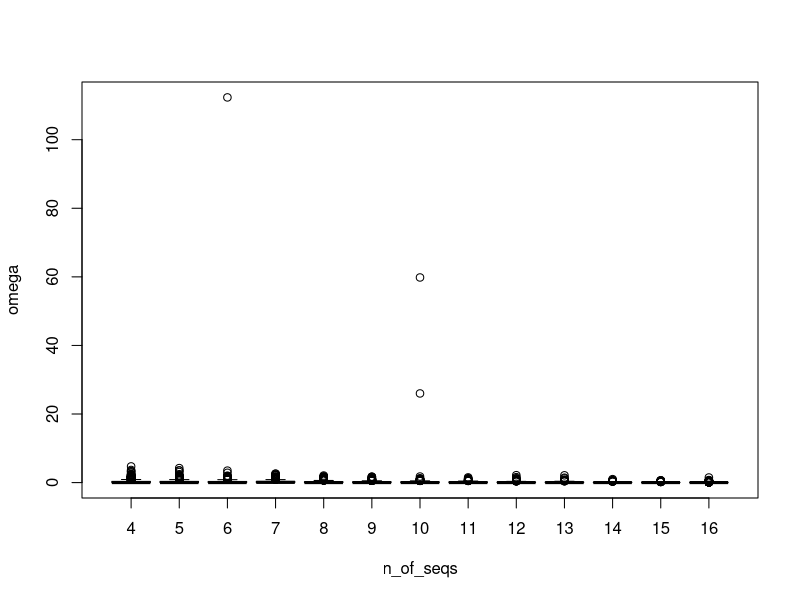
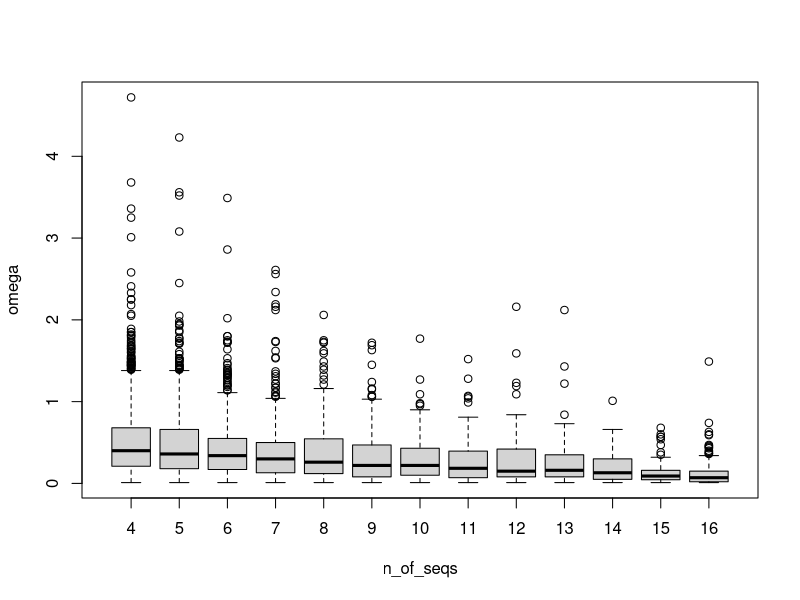
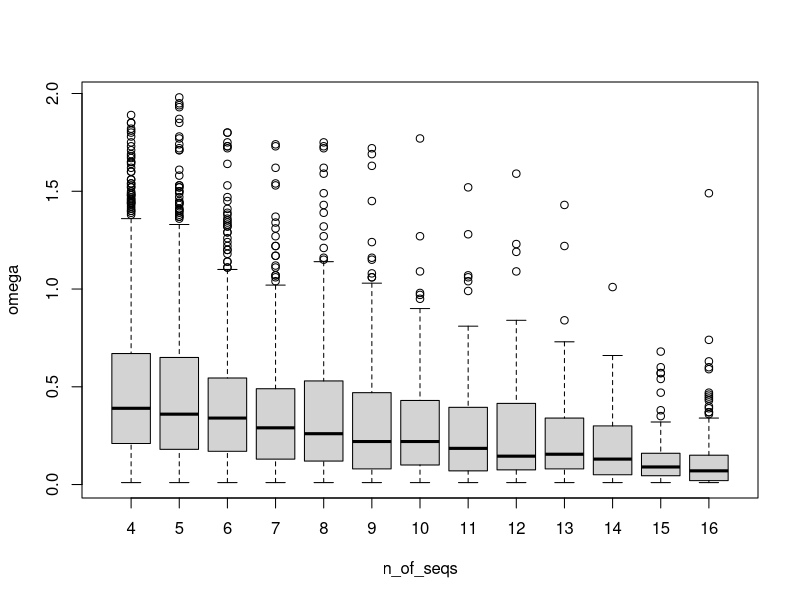
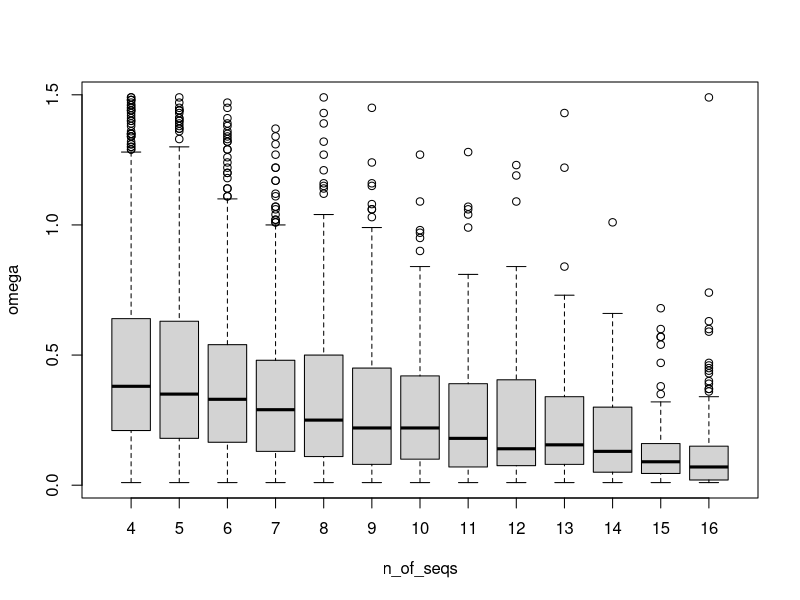
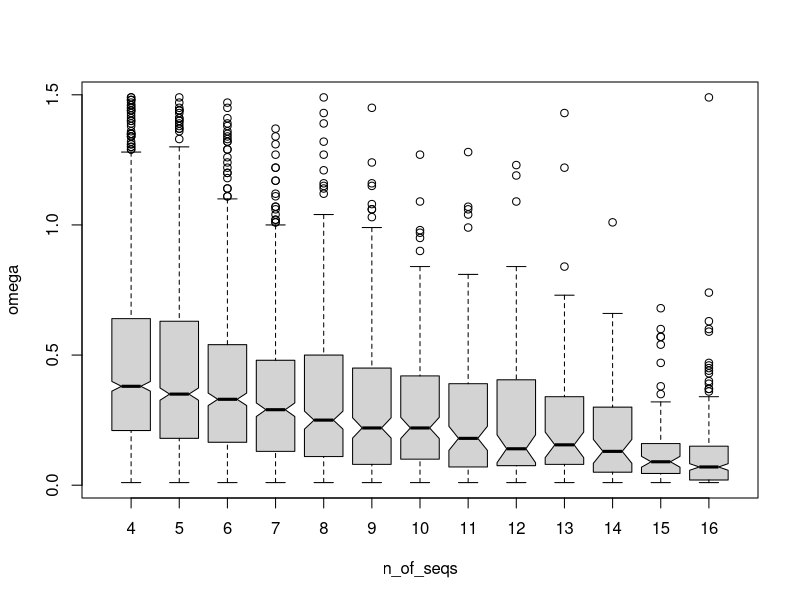
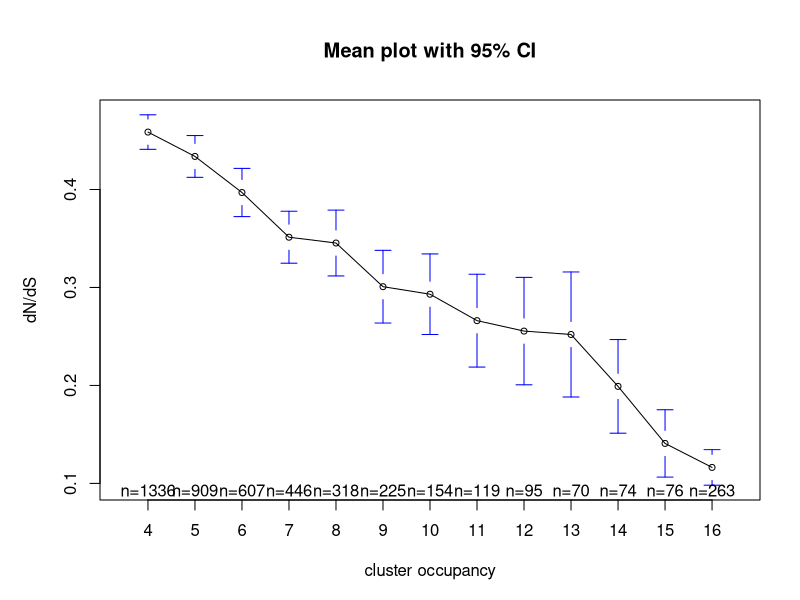
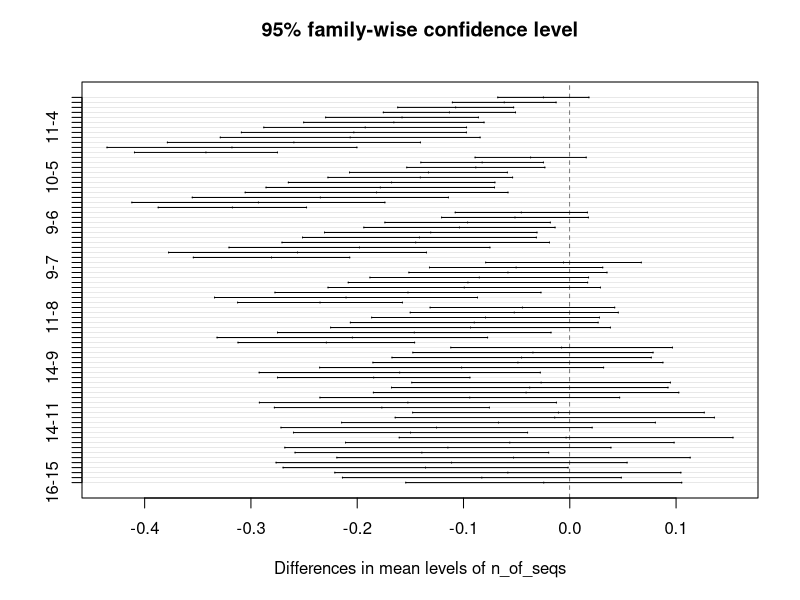
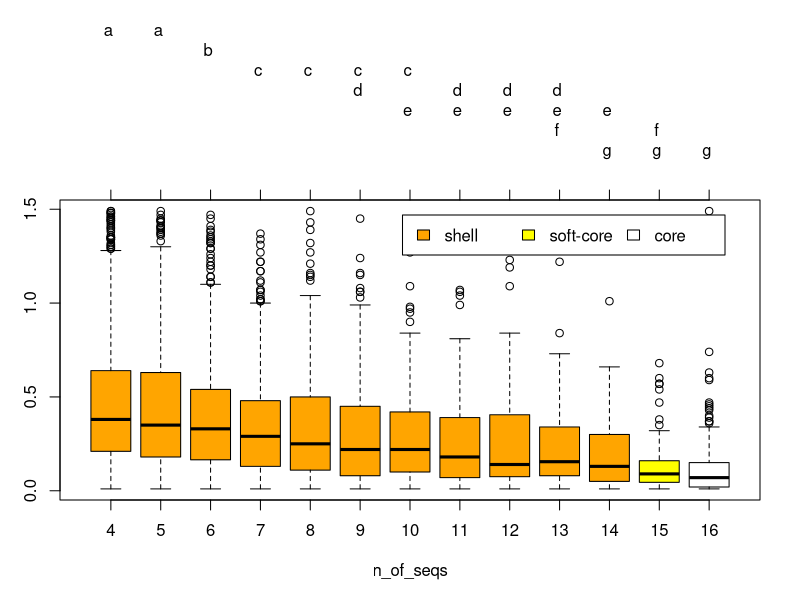

Here is the R script that generated these plots, in order: (Note: this script raises an error after producing the figures.)
# Script to analyze ka/ks and occupancy of pan-genome sequences
# Tested with codon-aligned barley transcripts and A. thaliana CDS sequences
# P Vinuesa, Carlos P Cantalapiedra, B Contreras Moreira 2016

#setwd("/path/to/file")
library(dplyr)
library(multcomp)
library(gplots)


dfr <- read.table(file="kaks4R.tab", header=T, sep="\t", stringsAsFactors = FALSE)
str(dfr)
dfr$n_of_seqs <- as.factor(dfr$n_of_seqs)
str(dfr)

#------------#
# >>> EDA <<<#
#------------#
# 1, lets get some summary stats for the data; look for outliers
dfr %>% group_by(n_of_seqs) %>% summarise(min(omega), max(omega), mean(omega), 
                                          median(omega), sd(omega))

# very obvious in the table, and in the graph
# Ooops, some dN/dS > 50 or even > 100, i.e. 1 and 2 orders of magnitude larger than
# most maxima !!!
plot(omega ~ n_of_seqs, data=dfr)

# So, remove outliers; start gently, based on the values on the plot
# Note that conserved aligned sequences have omega = 0 and will be also excluded

dfr <- dfr %>% filter(omega > 0 & omega < 20)
plot(omega ~ n_of_seqs, data=dfr)

dfr <- dfr %>% filter(omega > 0 & omega < 2)
plot(omega ~ n_of_seqs, data=dfr)

dfr <- dfr %>% filter(omega > 0 & omega < 1.5)
plot(omega ~ n_of_seqs, data=dfr)

# Extra check: inspection of some alignments with omega values > 1.5
#4.23	10	5	my_137701_TR9142-c0_g1_i3_aln.fna
#26	45	10	my_19169_TR18123-c0_g1_i1_aln.fna
#59.82	45	10	my_67440_TR23435-c0_g1_i1_aln.fna
#4.72	6	4	my_25328_TR25835-c0_g1_i1_aln.fna
#112.33	15	6	my_172475_TR22069-c0_g1_i1_aln.fna
#1.82	6	4	my_95720_TR13780-c0_g1_i1_aln.fna
# They all have poorly aligned regions, usualy at the termini, or very few aligned positions

# ok, with omega < 1.5 we have now similar numbers of outliers per occupancy class
# notches are fine now
boxplot(omega ~ n_of_seqs, data=dfr, notch=T)



#-----------------#
# >>> ANALYSIS <<<#
#-----------------#

# 2. now we can use standard 1-way analysis of variance
fit <- aov(omega ~ n_of_seqs, data=dfr)
summary(fit)

opar <- par(no.readonly = FALSE)
par(mar=c(5,5,5,2))

plotmeans(dfr$omega ~ dfr$n_of_seqs, cex = 0.8, xlab="cluster occupancy", ylab="dN/dS", 
          main="Mean plot with 95% CI")

pdf(file="Mean_plot_with_95percent_CI.pdf")
par(mar=c(5,5,5,2))
plotmeans(dfr$omega ~ dfr$n_of_seqs, cex = 0.8, xlab="cluster occupancy", ylab="dN/dS", 
          main="Mean plot with 95% CI", las=2)
dev.off()
par(opar)

# I prefer the meanplots or the boxplots that will be plotted below, but here are the
# original TukeyHSD plots; bars for treatments not crossing 0 are significant
plot(TukeyHSD(fit))

# prepare a nicer display of Tukey's honestly significant differences (HSD) as parallel
# boxplots, with significance letters plotted ontop
pancolors <- c(rep('orange',11),'yellow','white')

opar <- par(no.readonly = FALSE)
par(mar=c(5,3,10,2))
tuk <- glht(fit, linfct=mcp(n_of_seqs="Tukey"))
plot(cld(tuk, level=0.5), col=pancolors)

legend("topright", inset=.05, c("shell","soft-core","core"), 
       fill=c('orange','yellow','white'), horiz=TRUE, cex=1)

par(opar)

# now to file
pdf(file="tukeyHSD_tests_as_boxplots.pdf")
par(mar=c(5,6,10,2))
tuk <- glht(fit, linfct=mcp(n_of_seqs="Tukey"))
plot(cld(tuk, level=0.5), col=pancolors, ylab="dN/dS", xlab="cluster occupancy")

legend("topright", inset=.05, c("shell","soft-core","core"), 
       fill=c('orange','yellow','white'), horiz=TRUE, cex=0.7)
dev.off()
par(opar)

# 3. we expect a significant negative correlation
cor(dfr$omega,as.numeric(dfr$n_of_seqs))
cor.test(dfr$omega,as.numeric(dfr$n_of_seqs))

sink(file="correlation_analysis_omega_vs_occupancy.out")
cor(dfr$omega,as.numeric(dfr$n_of_seqs))
cor.test(dfr$omega,as.numeric(dfr$n_of_seqs))
sink()

# 4. lets fit a simple linear model
fit.lm <- lm(dfr$omega ~ as.numeric(dfr$n_of_seqs))
summary(fit.lm)

sink(file="linear_model_summary.out")
summary(fit.lm)
sink()

# 4.1 diagnose it; lm is certainly not the best fit ...
par(mfrow = c(2,2))
plot(fit.lm)
dev.off()
par(opar)

# 4.2 plot the lm
plot(as.numeric(dfr$n_of_seqs), dfr$omega, xlab="cluster occcupancy", ylab="dN/dS",
     main="y = 0.476 -0.023x")
abline(fit.lm)
dev.off()


# 5. plot Tukey's HSD tests for the 1-way anova results as boxplots with the linear model 
# plotted ontop
par(mar=c(5,6,10,2))
tuk <- glht(fit, linfct=mcp(n_of_seqs="Tukey"))
plot(cld(tuk, level=0.5), col=pancolors, ylab="dN/dS", xlab="cluster occupancy")

legend("topright", inset=.05, c("shell","soft-core","core"), 
       fill=c('orange','yellow','white'), horiz=TRUE, cex=0.6)
abline(fit.lm)

par(opar)
dev.off()

# ok, now to file
pdf(file="tukeyHSD_tests_as_boxplots_with_fitted_lm.pdf")
par(mar=c(5,6,10,2))
tuk <- glht(fit, linfct=mcp(n_of_seqs="Tukey"))
plot(cld(tuk, level=0.5), col=pancolors, ylab="dN/dS", xlab="cluster occupancy")

legend("topright", inset=.05, c("shell","soft-core","core"), 
       fill=c('orange','yellow','white'), horiz=TRUE, cex=0.7)
abline(fit.lm)
dev.off()

par(opar)


### And now the boxplots
par(mar=c(5,5,2,2))
boxplot(omega ~ n_of_seqs, data=dfr, notch=T, col=pancolors, ylab="dN/dS", 
        xlab="cluster occupancy" )

legend("topright", inset=.05, c("shell","soft-core","core"), 
       fill=c('orange','yellow','white'), horiz=TRUE, cex=0.6)

abline(fit.lm)

par(opar)
dev.off()

# plot to file  with and without the lm
pdf(file="fig4_parallel_boxplots_with_fitted_lm.pdf")
par(mar=c(5,5,2,2))
boxplot(omega ~ n_of_seqs, data=dfr, notch=T, col=pancolors, ylab="dN/dS", 
        xlab="cluster occupancy" )

legend("topright", inset=.05, c("shell","soft-core","core"), 
       fill=c('orange','yellow','white'), horiz=TRUE, cex=0.8)

abline(fit.lm)

par(opar)
dev.off()

pdf(file="parallel_boxplots_without_fitted_lm.pdf")
par(mar=c(5,5,2,2))
boxplot(omega ~ n_of_seqs, data=dfr, notch=T, col=pancolors, ylab="dN/dS", 
        xlab="cluster occupancy" )

legend("topright", inset=.05, c("shell","soft-core","core"), 
       fill=c('orange','yellow','white'), horiz=TRUE, cex=0.8)

par(opar)
dev.off()
